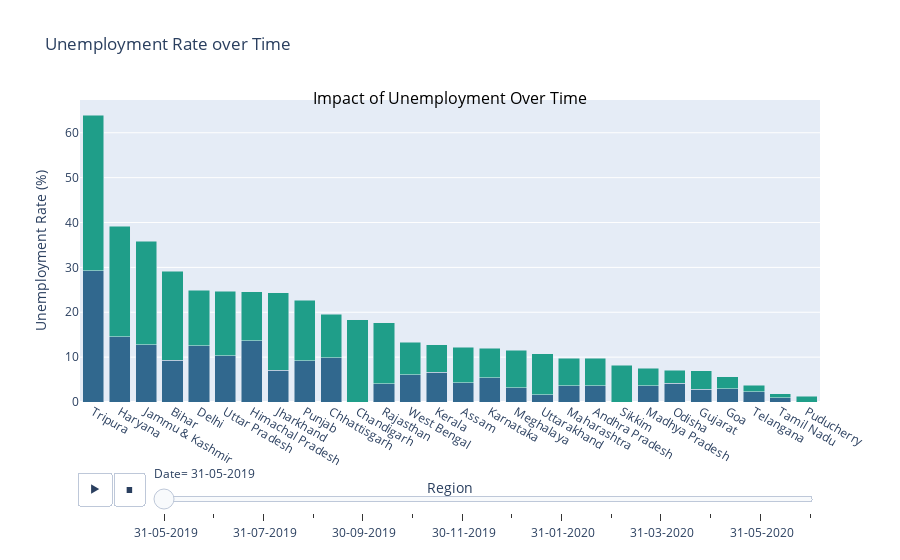

Notebook cell for this chart:
### Code cell
fig=px.bar(data,x="States",y="Estimated Unemployment Rate",color="Region",animation_frame="Date",title="Unemployment Rate over Time",labels={"Estimated Unemployment Rate","Unemployment Rate"},template="plotly",color_discrete_sequence=px.colors.sequential.Viridis,category_orders={"Region":["Region1","Region2","Region3"]})

fig.update_layout(xaxis={"categoryorder":"total descending"},xaxis_title="Region",yaxis_title="Unemployment Rate (%)",barmode="stack",showlegend=False)
fig.add_annotation(text="Impact of Unemployment Over Time",xref="paper",yref="paper",x=0.5,y=1.05,showarrow=False,font=dict(size=16,color="black"))
fig.show()

### Figure 1 — Plotly figure (JSON) as saved in the notebook; plotly's stock layout.template omitted (floating-point values rounded to 4 significant figures)
{"data": [{"alignmentgroup": "True", "hovertemplate": "Region=Rural<br>Date= 31-05-2019<br>States=%{x}<br>Estimated Unemployment Rate=%{y}<extra></extra>", "legendgroup": "Rural", "marker": {"color": "#31688e", "pattern": {"shape": ""}}, "name": "Rural", "offsetgroup": "Rural", "orientation": "v", "showlegend": true, "textposition": "auto", "type": "bar", "x": ["Andhra Pradesh", "Assam", "Bihar", "Chhattisgarh", "Delhi", "Goa", "Gujarat", "Haryana", "Himachal Pradesh", "Jammu & Kashmir", "Jharkhand", "Karnataka", "Kerala", "Madhya Pradesh", "Maharashtra", "Meghalaya", "Odisha", "Puducherry", "Punjab", "Rajasthan", "Tamil Nadu", "Telangana", "Tripura", "Uttar Pradesh", "Uttarakhand", "West Bengal"], "xaxis": "x", "y": [3.65, 4.29, 9.27, 9.82, 12.56, 2.91, 2.88, 14.54, 13.68, 12.78, 7.11, 5.46, 6.63, 3.63, 3.67, 3.16, 4.17, 0, 9.17, 4.03, 0.97, 2.23, 29.25, 10.26, 1.63, 6.02], "yaxis": "y"}, {"alignmentgroup": "True", "hovertemplate": "Region=Urban<br>Date= 31-05-2019<br>States=%{x}<br>Estimated Unemployment Rate=%{y}<extra></extra>", "legendgroup": "Urban", "marker": {"color": "#1f9e89", "pattern": {"shape": ""}}, "name": "Urban", "offsetgroup": "Urban", "orientation": "v", "showlegend": true, "textposition": "auto", "type": "bar", "x": ["Andhra Pradesh", "Assam", "Bihar", "Chandigarh", "Chhattisgarh", "Delhi", "Goa", "Gujarat", "Haryana", "Himachal Pradesh", "Jammu & Kashmir", "Jharkhand", "Karnataka", "Kerala", "Madhya Pradesh", "Maharashtra", "Meghalaya", "Odisha", "Puducherry", "Punjab", "Rajasthan", "Sikkim", "Tamil Nadu", "Telangana", "Tripura", "Uttar Pradesh", "Uttarakhand", "West Bengal"], "xaxis": "x", "y": [6.09, 7.87, 19.9, 18.35, 9.77, 12.31, 2.75, 4.09, 24.67, 10.88, 23.04, 17.23, 6.56, 6.11, 3.91, 6.08, 8.4, 2.95, 1.25, 13.49, 13.62, 8.2, 0.89, 1.52, 34.69, 14.4, 9.17, 7.25], "yaxis": "y"}], "layout": {"annotations": [{"font": {"color": "black", "size": 16}, "showarrow": false, "text": "Impact of Unemployment Over Time", "x": 0.5, "xref": "paper", "y": 1.05, "yref": "paper"}], "autosize": true, "barmode": "stack", "legend": {"title": {"text": "Region"}, "tracegroupgap": 0}, "showlegend": false, "sliders": [{"active": 0, "currentvalue": {"prefix": "Date="}, "len": 0.9, "pad": {"b": 10, "t": 60}, "steps": [{"args": [[" 31-05-2019"], {"frame": {"duration": 0, "redraw": true}, "fromcurrent": true, "mode": "immediate", "transition": {"duration": 0, "easing": "linear"}}], "label": " 31-05-2019", "method": "animate"}, {"args": [[" 30-06-2019"], {"frame": {"duration": 0, "redraw": true}, "fromcurrent": true, "mode": "immediate", "transition": {"duration": 0, "easing": "linear"}}], "label": " 30-06-2019", "method": "animate"}, {"args": [[" 31-07-2019"], {"frame": {"duration": 0, "redraw": true}, "fromcurrent": true, "mode": "immediate", "transition": {"duration": 0, "easing": "linear"}}], "label": " 31-07-2019", "method": "animate"}, {"args": [[" 31-08-2019"], {"frame": {"duration": 0, "redraw": true}, "fromcurrent": true, "mode": "immediate", "transition": {"duration": 0, "easing": "linear"}}], "label": " 31-08-2019", "method": "animate"}, {"args": [[" 30-09-2019"], {"frame": {"duration": 0, "redraw": true}, "fromcurrent": true, "mode": "immediate", "transition": {"duration": 0, "easing": "linear"}}], "label": " 30-09-2019", "method": "animate"}, {"args": [[" 31-10-2019"], {"frame": {"duration": 0, "redraw": true}, "fromcurrent": true, "mode": "immediate", "transition": {"duration": 0, "easing": "linear"}}], "label": " 31-10-2019", "method": "animate"}, {"args": [[" 30-11-2019"], {"frame": {"duration": 0, "redraw": true}, "fromcurrent": true, "mode": "immediate", "transition": {"duration": 0, "easing": "linear"}}], "label": " 30-11-2019", "method": "animate"}, {"args": [[" 31-12-2019"], {"frame": {"duration": 0, "redraw": true}, "fromcurrent": true, "mode": "immediate", "transition": {"duration": 0, "easing": "linear"}}], "label": " 31-12-2019", "method": "animate"}, {"args": [[" 31-01-2020"], {"frame": {"duration": 0, "redraw": true}, "fromcurrent": true, "mode": "immediate", "transition": {"duration": 0, "easing": "linear"}}], "label": " 31-01-2020", "method": "animate"}, {"args": [[" 29-02-2020"], {"frame": {"duration": 0, "redraw": true}, "fromcurrent": true, "mode": "immediate", "transition": {"duration": 0, "easing": "linear"}}], "label": " 29-02-2020", "method": "animate"}, {"args": [[" 31-03-2020"], {"frame": {"duration": 0, "redraw": true}, "fromcurrent": true, "mode": "immediate", "transition": {"duration": 0, "easing": "linear"}}], "label": " 31-03-2020", "method": "animate"}, {"args": [[" 30-04-2020"], {"frame": {"duration": 0, "redraw": true}, "fromcurrent": true, "mode": "immediate", "transition": {"duration": 0, "easing": "linear"}}], "label": " 30-04-2020", "method": "animate"}, {"args": [[" 31-05-2020"], {"frame": {"duration": 0, "redraw": true}, "fromcurrent": true, "mode": "immediate", "transition": {"duration": 0, "easing": "linear"}}], "label": " 31-05-2020", "method": "animate"}, {"args": [[" 30-06-2020"], {"frame": {"duration": 0, "redraw": true}, "fromcurrent": true, "mode": "immediate", "transition": {"duration": 0, "easing": "linear"}}], "label": " 30-06-2020", "method": "animate"}], "x": 0.1, "xanchor": "left", "y": 0, "yanchor": "top"}], "title": {"text": "Unemployment Rate over Time"}, "updatemenus": [{"buttons": [{"args": [null, {"frame": {"duration": 500, "redraw": true}, "fromcurrent": true, "mode": "immediate", "transition": {"duration": 500, "easing": "linear"}}], "label": "&#9654;", "method": "animate"}, {"args": [[null], {"frame": {"duration": 0, "redraw": true}, "fromcurrent": true, "mode": "immediate", "transition": {"duration": 0, "easing": "linear"}}], "label": "&#9724;", "method": "animate"}], "direction": "left", "pad": {"r": 10, "t": 70}, "showactive": false, "type": "buttons", "x": 0.1, "xanchor": "right", "y": 0, "yanchor": "top"}], "xaxis": {"anchor": "y", "autorange": true, "categoryorder": "total descending", "domain": [0, 1], "range": [-0.5, 27.5], "title": {"text": "Region"}, "type": "category"}, "yaxis": {"anchor": "x", "autorange": true, "domain": [0, 1], "range": [0, 67.31], "title": {"text": "Unemployment Rate (%)"}, "type": "linear"}}}
